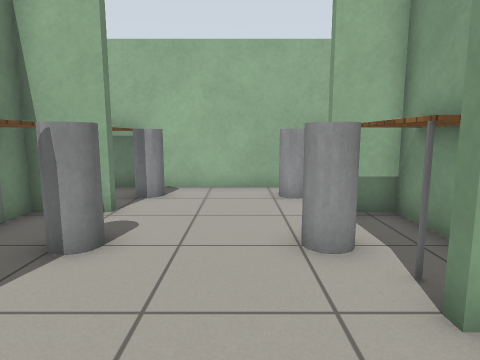
view 1 (above)

23 first-person views from a walk through a robot-simulator world made for Gazebo. The camera is 0.9 m above the floor, tilts 8° down and sees 75° across. The floor is counted in squares, 0.5 m on a side. Each view is taken from the middle of a square. On the plan, view 1 faces up. The plan holds only what a view shows up to about 16 squares ahead; the rest is blank. Robots are left out. Gazebo's built-in surfaces are drawn with simple patterns.

view 2
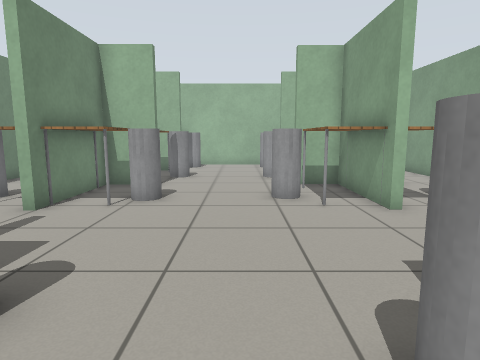

view 3
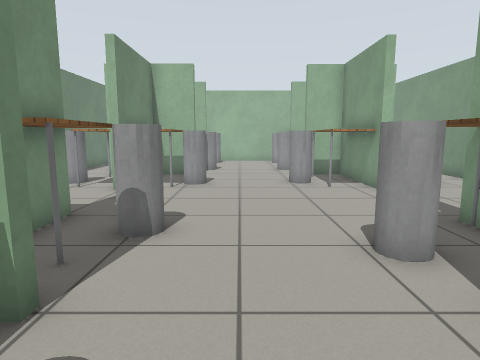

view 4
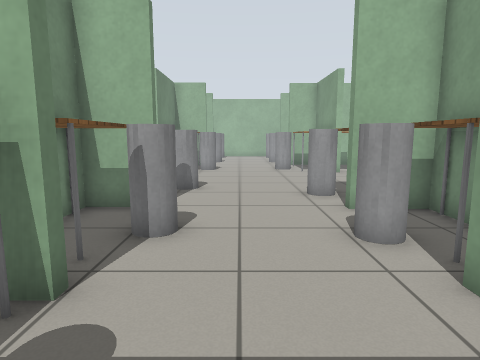

view 5
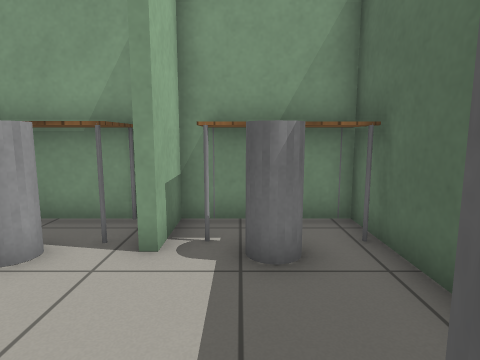

view 6
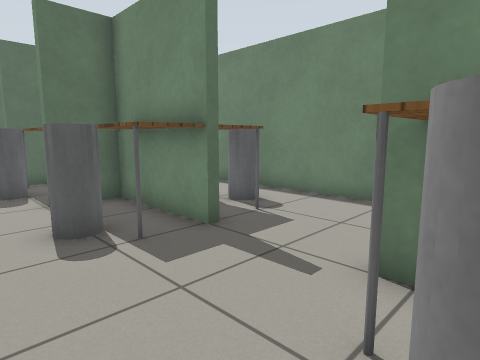

view 7
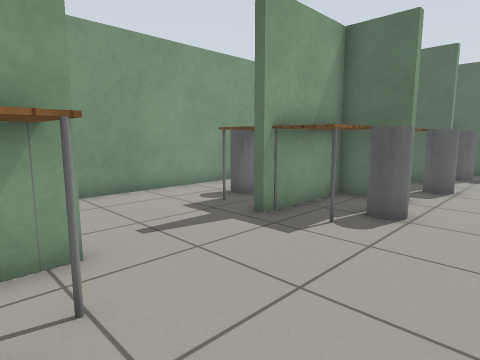

view 8
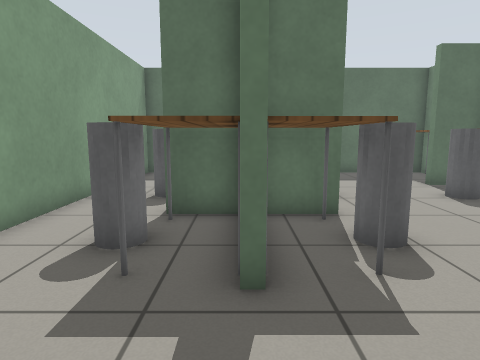

view 9
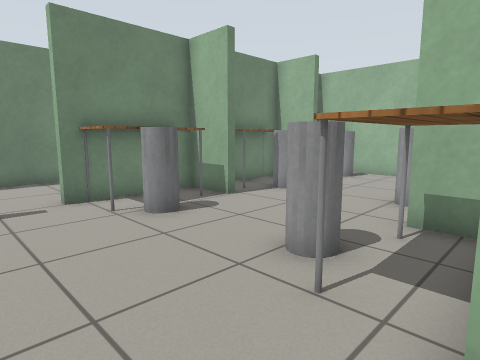

view 10
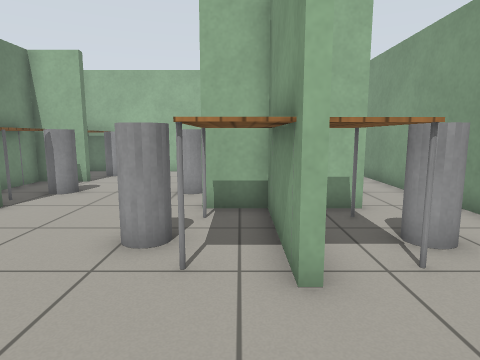

view 11
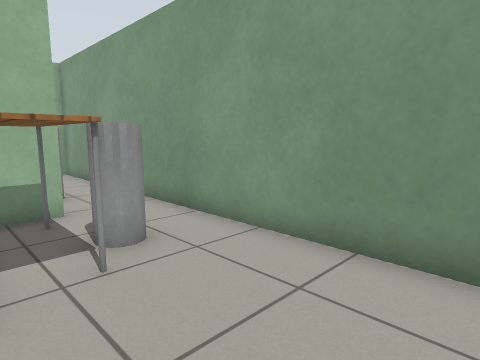

view 12
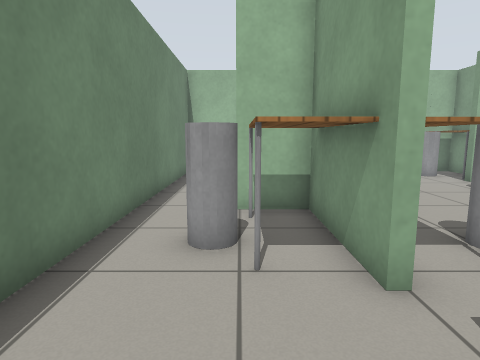

view 13
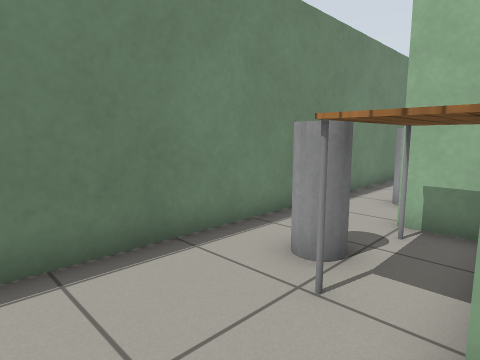

view 14
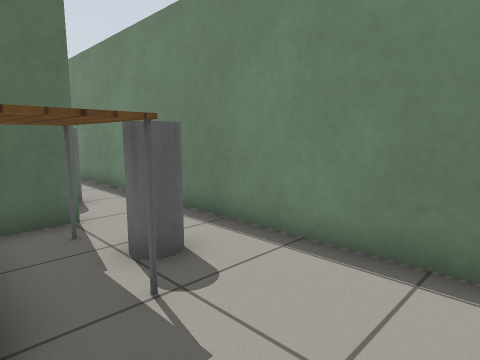

view 15
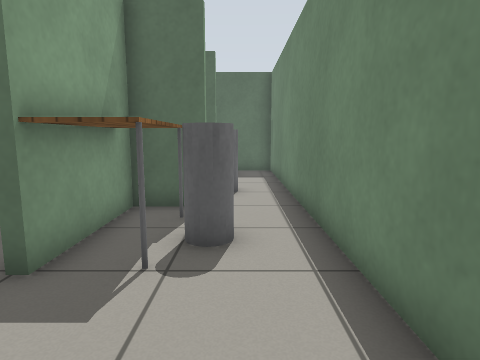

view 16
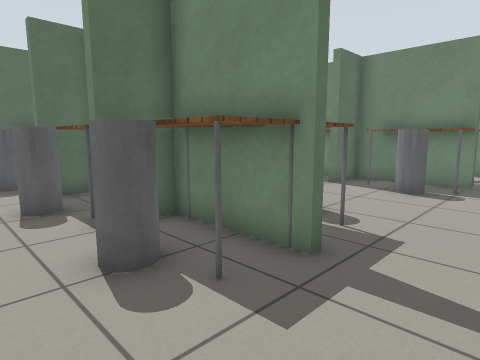

view 17
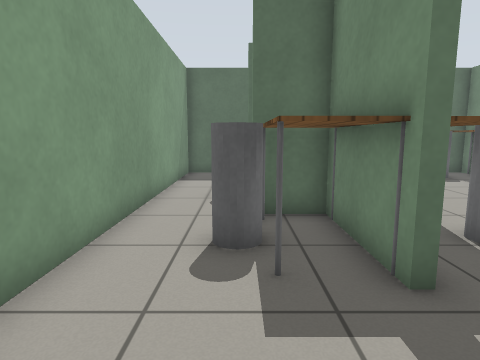

view 18
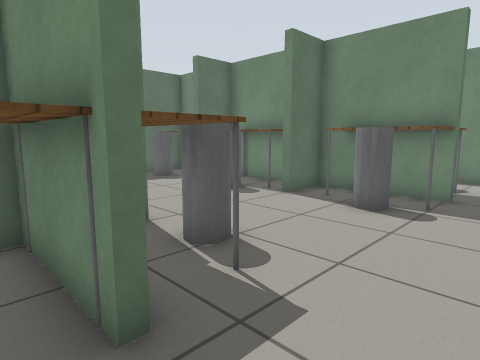

view 19
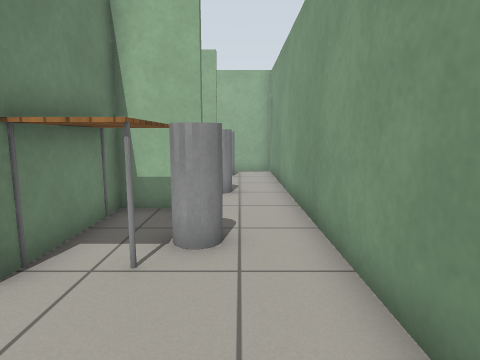

view 20
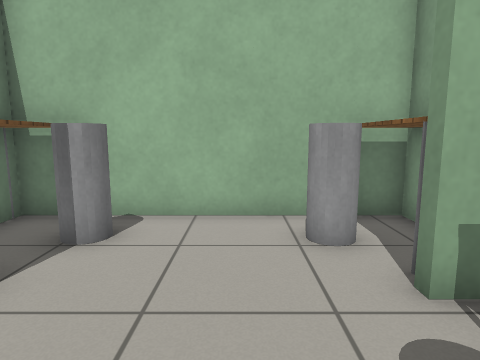

view 21
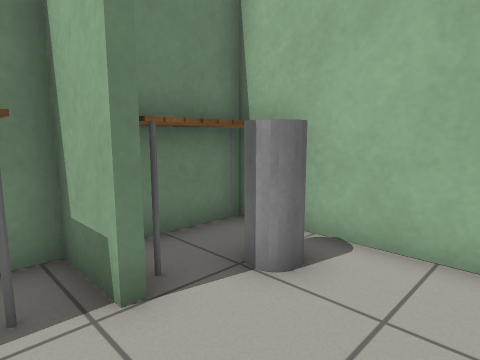

view 22
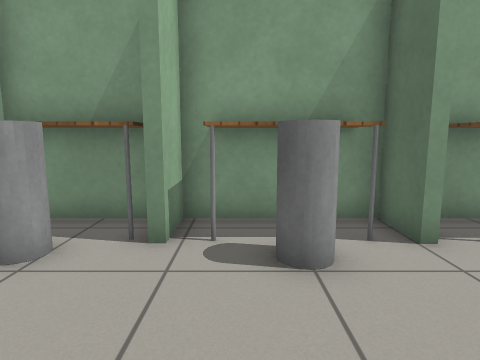

view 23
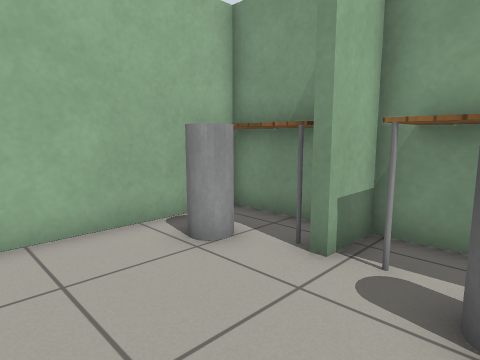

### Floor plan
Ten units are one square. View 1 is at (0, 0); x grows to the right and y downward. Boxes are objects, and circles mark ways between rooms. Rooms are numbered by the first view taken in them; rooms with no view inside come last. Other rooms are left out.
<svg viewBox="-101 -115 192 295">
<path fill="none" stroke="#000" d="M37 65 37 54M40 54 40 65M17 94 17 91 37 91M-53 55 -53 49 -50 49 -50 56M-50 74 -50 89 -31 89M40 91 57 91 57 95M40 5 40 15 37 15 37 5M37 -14 37 -27 20 -27M-30 -27 -50 -27 -50 15 -53 15 -53 -27 -71 -27M-73 89 -53 89 -53 74M61 -27 40 -27 40 -14M-96 -35 -96 94M49 174 86 174 86 -25M-31 92 -50 92 -50 134 -44 134M37 127 37 94 17 94M37 146 37 136M-50 165 -50 174 37 174 37 164M-44 -73 -50 -73 -50 -64M-71 -110 -96 -110 -96 -35M20 -30 37 -30 37 -74M37 -80 37 -110 -50 -110M86 -25 86 -110 58 -110"/>
<rect x="-85" y="55" width="20" height="20" fill="#bbb"><title>grey cylinder</title></rect>
<rect x="-85" y="-15" width="20" height="20" fill="#bbb"><title>grey cylinder</title></rect>
<rect x="-75" y="-25" width="20" height="40" fill="#bbb"><title>table</title></rect>
<rect x="-65" y="45" width="10" height="40" fill="#bbb"><title>table</title></rect>
<rect x="-55" y="45" width="20" height="40" fill="#bbb"><title>table</title></rect>
<rect x="-45" y="-25" width="10" height="40" fill="#bbb"><title>table</title></rect>
<rect x="-35" y="55" width="10" height="10" fill="#bbb"><title>grey cylinder</title></rect>
<rect x="-35" y="-5" width="10" height="10" fill="#bbb"><title>grey cylinder</title></rect>
<rect x="5" y="65" width="20" height="20" fill="#bbb"><title>grey cylinder</title></rect>
<rect x="5" y="-15" width="20" height="20" fill="#bbb"><title>grey cylinder</title></rect>
<rect x="15" y="55" width="20" height="30" fill="#bbb"><title>table</title></rect>
<rect x="15" y="-25" width="20" height="40" fill="#bbb"><title>table</title></rect>
<rect x="35" y="55" width="20" height="30" fill="#bbb"><title>table</title></rect>
<rect x="35" y="-25" width="20" height="40" fill="#bbb"><title>table</title></rect>
<rect x="45" y="95" width="10" height="40" fill="#bbb"><title>table</title></rect>
<rect x="55" y="155" width="10" height="10" fill="#bbb"><title>grey cylinder</title></rect>
<rect x="55" y="105" width="10" height="20" fill="#bbb"><title>grey cylinder</title></rect>
<rect x="55" y="65" width="10" height="10" fill="#bbb"><title>grey cylinder</title></rect>
<rect x="55" y="-5" width="10" height="10" fill="#bbb"><title>grey cylinder</title></rect>
<rect x="-45" y="135" width="20" height="20" fill="#bbb"><title>table</title></rect>
<rect x="-45" y="95" width="10" height="40" fill="#bbb"><title>table</title></rect>
<rect x="-35" y="155" width="10" height="10" fill="#bbb"><title>grey cylinder</title></rect>
<rect x="-35" y="105" width="20" height="10" fill="#bbb"><title>grey cylinder</title></rect>
<rect x="5" y="145" width="20" height="20" fill="#bbb"><title>grey cylinder</title></rect>
<rect x="5" y="105" width="20" height="20" fill="#bbb"><title>grey cylinder</title></rect>
<rect x="15" y="145" width="20" height="30" fill="#bbb"><title>table</title></rect>
<rect x="15" y="95" width="20" height="40" fill="#bbb"><title>table</title></rect>
<rect x="-85" y="-55" width="20" height="10" fill="#bbb"><title>grey cylinder</title></rect>
<rect x="-55" y="-65" width="20" height="30" fill="#bbb"><title>table</title></rect>
<rect x="-55" y="-105" width="30" height="30" fill="#bbb"><title>table</title></rect>
<rect x="-35" y="-55" width="10" height="10" fill="#bbb"><title>grey cylinder</title></rect>
<rect x="-35" y="-105" width="10" height="20" fill="#bbb"><title>grey cylinder</title></rect>
<rect x="5" y="-55" width="20" height="10" fill="#bbb"><title>grey cylinder</title></rect>
<rect x="5" y="-105" width="20" height="20" fill="#bbb"><title>grey cylinder</title></rect>
<rect x="15" y="-65" width="20" height="30" fill="#bbb"><title>table</title></rect>
<rect x="15" y="-105" width="20" height="30" fill="#bbb"><title>table</title></rect>
<rect x="55" y="-55" width="10" height="10" fill="#bbb"><title>grey cylinder</title></rect>
<rect x="55" y="-105" width="10" height="20" fill="#bbb"><title>other object</title></rect>
<circle cx="-10" cy="90" r="3" fill="#2a7"/>
<circle cx="-10" cy="-30" r="3" fill="#2a7"/>
<circle cx="-85" cy="-30" r="3" fill="#2a7"/>
<circle cx="75" cy="-30" r="3" fill="#2a7"/>
<text x="0" y="50">1</text>
<text x="-10" y="130">2</text>
<text x="-30" y="-70">3</text>
<text x="70" y="-70">4</text>
</svg>
Room 1 opens to room 2. Room 1 opens to room 3. Room 1 opens to room 4.

Where each view was taken, in squares from view 1:
view 1: 0 up, 0 right, facing up
view 2: 9 down, 0 right, facing up
view 3: 12 down, 1 left, facing up
view 4: 17 down, 1 left, facing up
view 5: 15 down, 3 left, facing right
view 6: 0 up, 1 left, facing down-left
view 7: 0 up, 1 left, facing down-right
view 8: 2 down, 4 right, facing down
view 9: 4 down, 4 right, facing up-left
view 10: 5 down, 3 right, facing up
view 11: 5 down, 4 right, facing up-right
view 12: 5 down, 7 left, facing up
view 13: 4 down, 5 left, facing up-left
view 14: 2 down, 5 left, facing down-left
view 15: 1 down, 8 left, facing down
view 16: 3 down, 8 right, facing down-left
view 17: 2 down, 6 right, facing down
view 18: 3 down, 5 right, facing down-left
view 19: 5 down, 7 right, facing up
view 20: 4 up, 0 right, facing up
view 21: 6 up, 0 right, facing up-left
view 22: 6 up, 3 left, facing right
view 23: 5 up, 2 left, facing up-right
